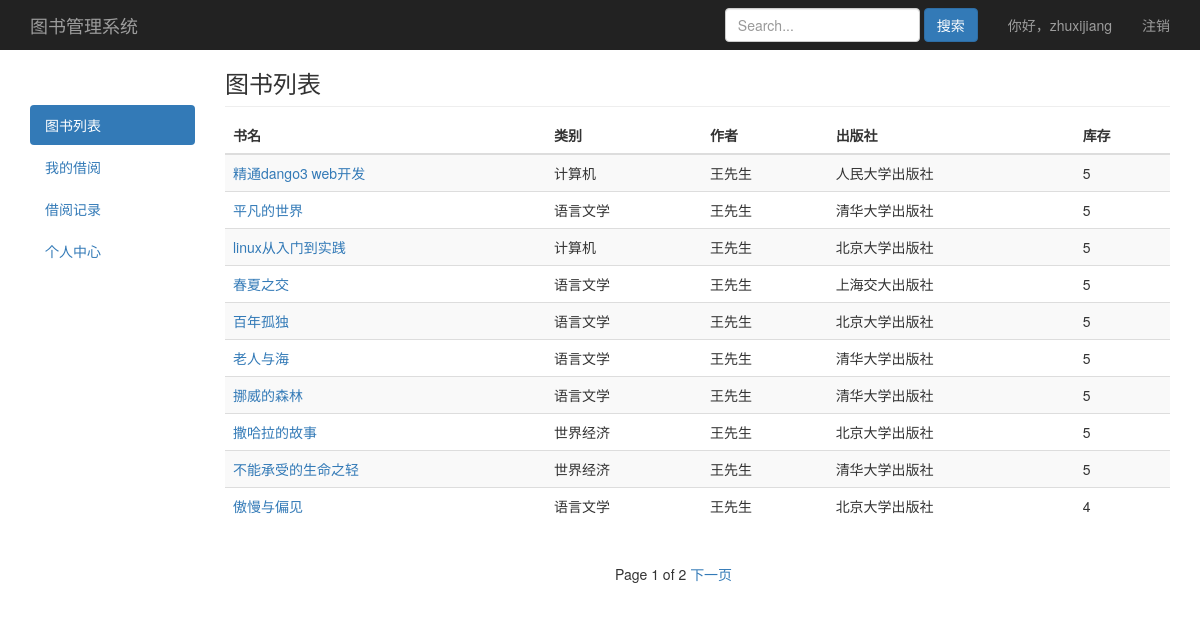
Before: /book/list/ (signed in) with the older database file.
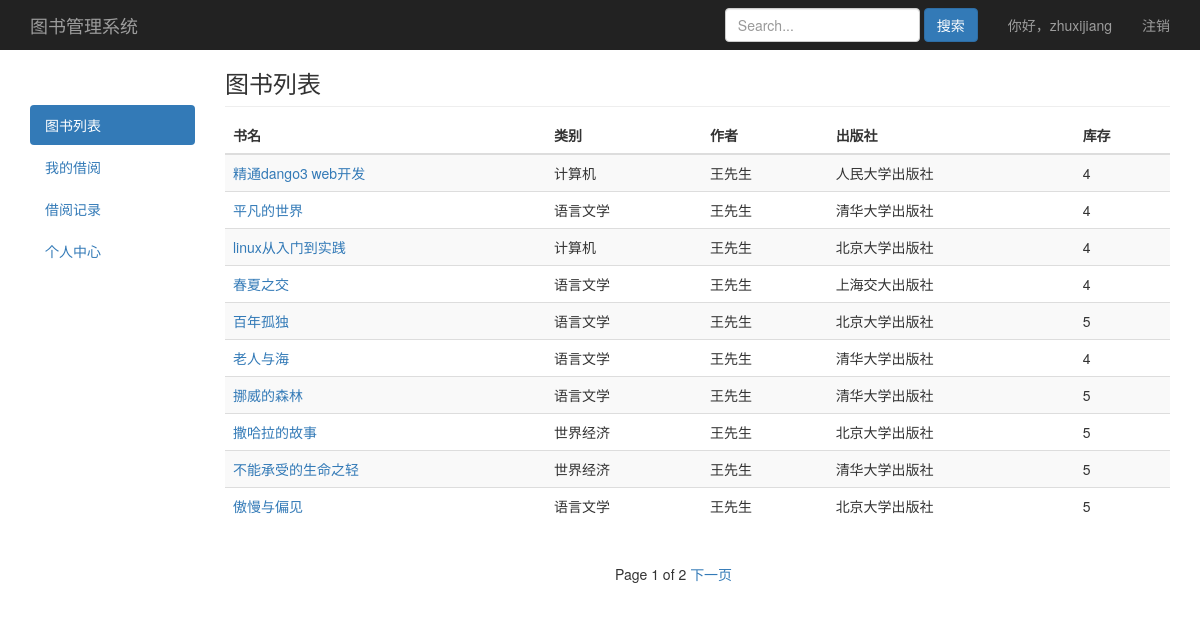
After: the same page with the newer database file.
### book/models.py (models this page shows, shortened)
class Book(models.Model):
    name = models.CharField(max_length=30,blank=False,verbose_name='书名')
    category = models.ForeignKey(Category,on_delete=models.CASCADE,default='',blank=False,related_name='books_category',verbose_name='类别')
    author = models.CharField(max_length=30,null=True,blank=False,verbose_name='作者')
    publisher = models.CharField(max_length=30,null=True,blank=False,verbose_name='出版社')
    count = models.IntegerField(default=1,verbose_name='库存')
    img = models.ImageField(upload_to='book_img/%Y/%m/%d/',blank=True,null=True,default='book_img/default.jpg',verbose_name='书籍图片')
    content = models.TextField(null=True,blank=True,verbose_name='内容简介')
    create_time = models.DateTimeField(auto_now_add=True,verbose_name='入库时间')
    class Meta:
        verbose_name_plural = '图书列表'

class Category(models.Model):
    name = models.CharField(max_length=20,blank=True,verbose_name='图书类别')
    class Meta:
        verbose_name_plural = '图书类别'
    def __str__(self):
        return self.name

### book/views.py (the view)
# urls.py: path('book/list/',views.list,name='book_list'),
@login_required
def list(request):
	obj_book = Book.objects.all()
	paginator = Paginator(obj_book,10)
	page = request.GET.get('page')
	try:
		obj_book = paginator.page(page)
	except PageNotAnInteger:
		obj_book = paginator.page(1)
	except EmptyPage:
		obj_book = paginator.page(paginator.num_pages)
	return render(request,'book/list.html',locals())

### book/models.py (called while the page is built)
    def __str__(self):
        return self.username

### book/templates/book/list.html (shortened to what this page needs)
{% extends "book/base.html" %}
{% block nav %}
<ul class="nav nav-pills nav-stacked">
  <li class="active"><a href="/">图书列表<span class="sr-only">(current)</span></a></li>
  <li><a href="/book/myborrow/">我的借阅</a></li>
  <li><a href="/book/record/">借阅记录</a></li>
  <li><a href="/book/usercenter/">个人中心</a></li>
</ul>
{% endblock %}
{% block content %}
<h3 class="sub-header">图书列表</h3>
<div class="table-responsive">
  <table class="table table-striped">
    <thead>
      <tr>
        <th>书名</th>
        <th>类别</th>
        <th>作者</th>
        <th>出版社</th>
        <th>库存</th>
      </tr>
    </thead>
    <tbody>
      {% for field in obj_book %}
      <tr>
        <td><a href="/book/{{field.id}}/detail/">{{field.name}}</a></td>
        <td>{{field.category}}</td>
        <td>{{field.author}}</td>
        <td>{{field.publisher}}</td>
        {% if field.count == 0 %}
        <td style="color:red">{{field.count}}</td>
        {% else %}
        <td>{{field.count}}</td>
        {% endif %}
      </tr>
      {% endfor %}
    </tbody>
  </table>
</div>
{% endblock %}
{% block page %}
<div class="pagination">
  <span class="step-links">
    {% if obj_book.paginator.num_pages > 1 %}
    <span class="current">
      Page {{ obj_book.number }} of {{ obj_book.paginator.num_pages }}
    </span>
    {% endif %}
    {% if obj_book.has_next %}
    <a href="?page={{ obj_book.next_page_number }}">下一页</a>
    {% endif %}
  </span>
</div>
{% endblock %}

Changed rows visible on the page:
changed Book "精通dango3 web开发": count "5" → "4"
changed Book "平凡的世界": count "5" → "4"
changed Book "linux从入门到实践": count "5" → "4"
changed Book "春夏之交": count "5" → "4"
changed Book "老人与海": count "5" → "4"
changed Book "傲慢与偏见": count "4" → "5"
